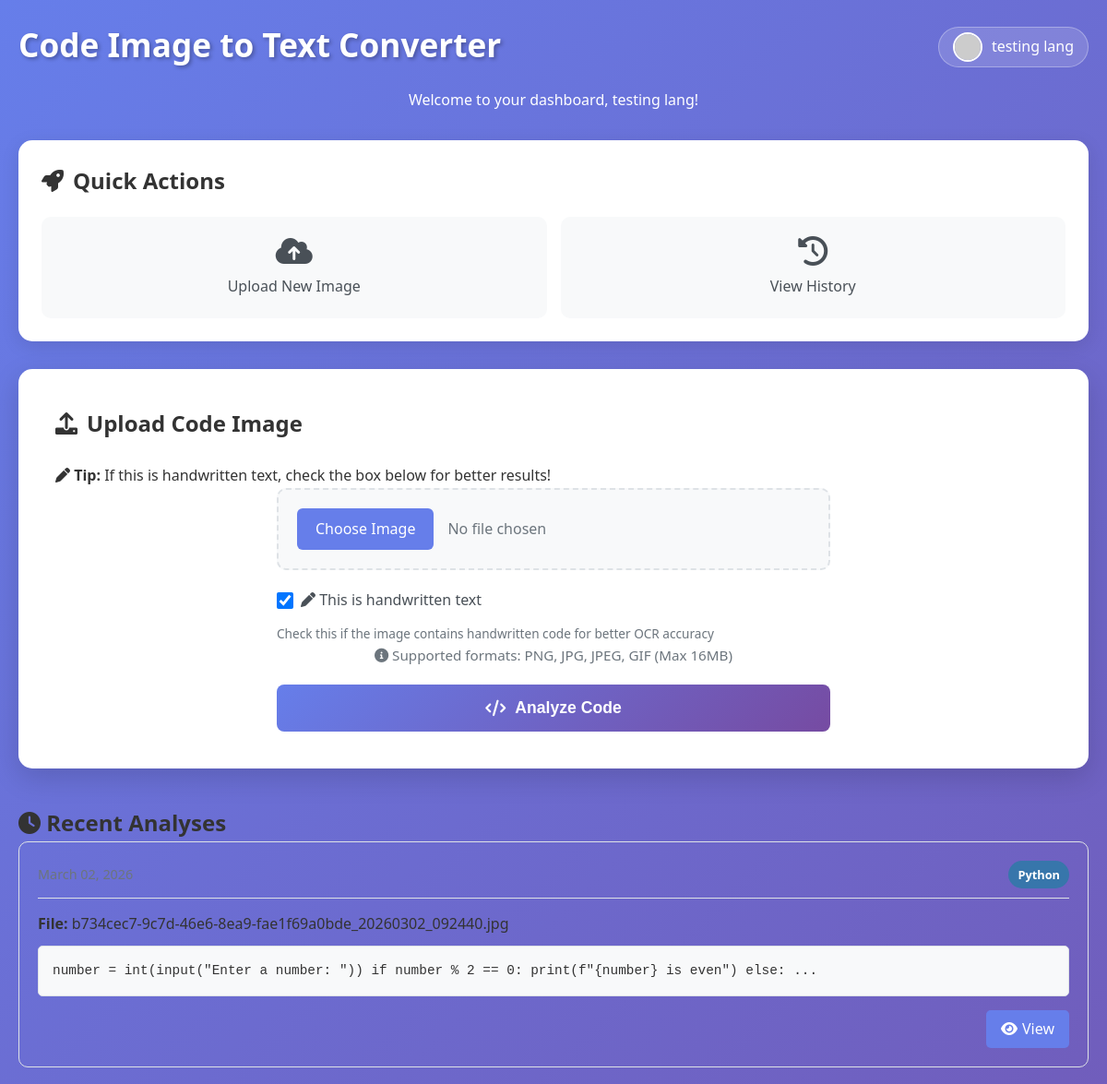
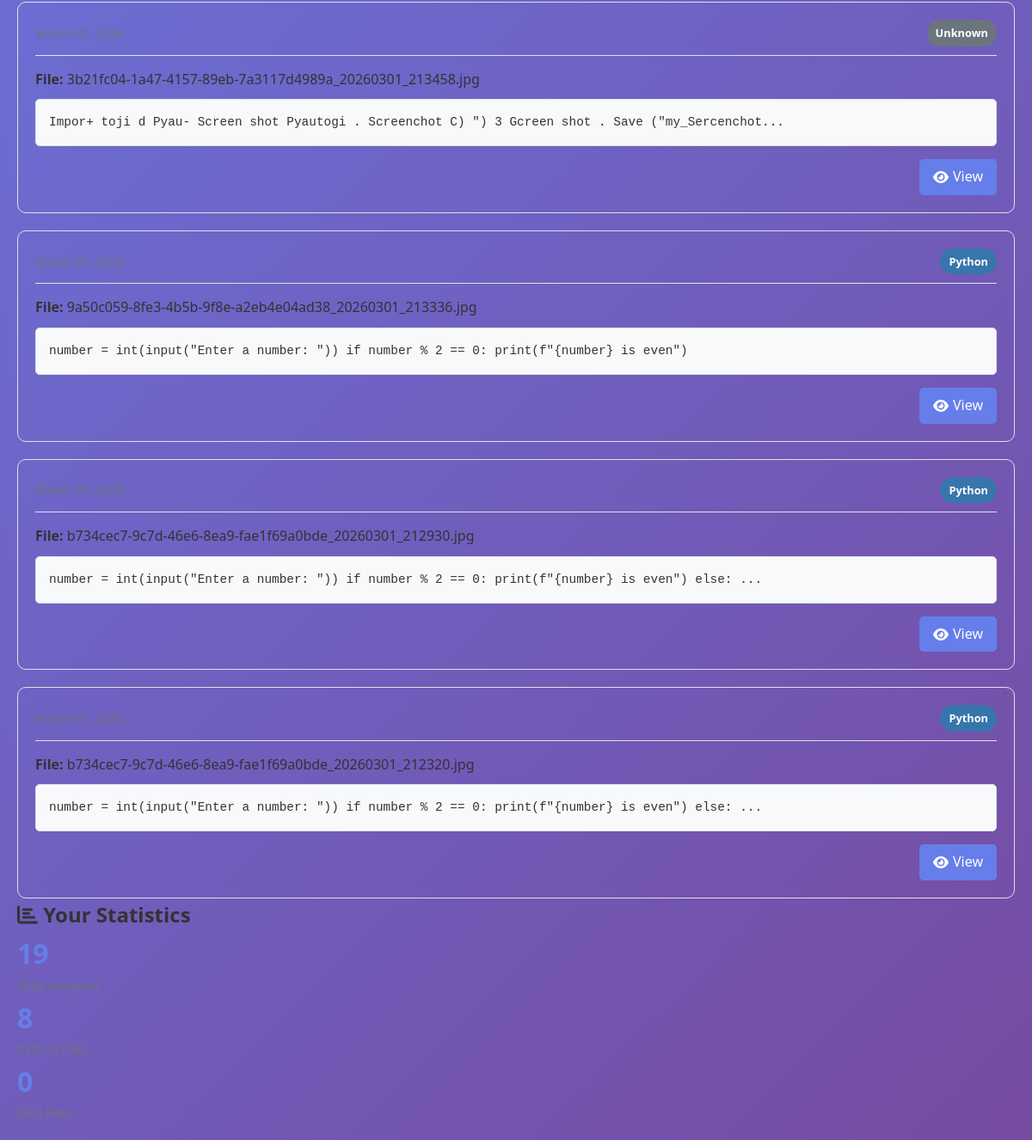
Page /dashboard (signed in) on the committed database (2 pictures, top to bottom).
### app.py (models this page shows, shortened)
class User(UserMixin, db.Model):
    id = db.Column(db.Integer, primary_key=True)
    google_id = db.Column(db.String(100), unique=True, nullable=True)
    email = db.Column(db.String(100), unique=True, nullable=False)
    username = db.Column(db.String(50), unique=True, nullable=True)
    password_hash = db.Column(db.String(200), nullable=True)
    name = db.Column(db.String(100))
    profile_pic = db.Column(db.String(200))
    auth_provider = db.Column(db.String(20), default='local')
    created_at = db.Column(db.DateTime, default=datetime.utcnow)
    last_login = db.Column(db.DateTime, default=datetime.utcnow)
    analyses = db.relationship('Analysis', backref='user', lazy=True, cascade='all, delete-orphan')

class Analysis(db.Model):
    id = db.Column(db.Integer, primary_key=True)
    user_id = db.Column(db.Integer, db.ForeignKey('user.id'), nullable=False)
    filename = db.Column(db.String(200))
    extracted_code = db.Column(db.Text)
    detected_language = db.Column(db.String(50))
    feedback = db.Column(db.Text)
    warnings = db.Column(db.Text)
    suggestions = db.Column(db.Text)
    share_token = db.Column(db.String(100), unique=True, nullable=True)
    is_public = db.Column(db.Boolean, default=False)
    created_at = db.Column(db.DateTime, default=datetime.utcnow)

### app.py (the view)
@app.route('/dashboard')
@login_required
def dashboard():
    recent_analyses = Analysis.query.filter_by(user_id=current_user.id).order_by(Analysis.created_at.desc()).limit(5).all()
    total_analyses = Analysis.query.filter_by(user_id=current_user.id).count()
    python_count = Analysis.query.filter_by(user_id=current_user.id, detected_language='Python').count()
    dart_count = Analysis.query.filter_by(user_id=current_user.id, detected_language='Dart').count()
    return render_template('dashboard.html',
                         user=current_user,
                         recent_analyses=recent_analyses,
                         total_analyses=total_analyses,
                         python_count=python_count,
                         dart_count=dart_count)

### app.py (called while the page is built)
@login_manager.user_loader
def load_user(user_id):
    return User.query.get(int(user_id))

### templates/dashboard.html (shortened to what this page needs)
<!DOCTYPE html>
<html lang="en">
<head>
    <link rel="stylesheet" href="{{ url_for('static', filename='style.css') }}">
    <link rel="stylesheet" href="https://cdnjs.cloudflare.com/ajax/libs/font-awesome/6.0.0/css/all.min.css">
</head>
<body>
    <div class="container">
        <header>
            <div class="header-top">
                <h1>Code Image to Text Converter</h1>
                <div class="user-menu">
                    <div class="user-info">
                        <img src="{{ user.profile_pic or 'https://ui-avatars.com/api/?name=' + user.username + '&size=32&background=667eea&color=fff' }}" alt="Profile" class="profile-pic">
                        <span class="user-name">{{ user.name or user.username }}</span>
                    </div>
                </div>
            </div>
            <p>Welcome to your dashboard, {{ user.name or user.username }}!</p>
        </header>
        <div class="quick-actions">
            <div class="quick-actions-card">
                <h2><i class="fas fa-rocket"></i> Quick Actions</h2>
                <div class="action-grid">
                    <a href="#upload-section" class="action-item" onclick="document.getElementById('file').click(); return false;">
                        <i class="fas fa-cloud-upload-alt"></i>
                        <span>Upload New Image</span>
                    </a>
                    <a href="{{ url_for('history') }}" class="action-item">
                        <i class="fas fa-history"></i>
                        <span>View History</span>
                    </a>
                </div>
            </div>
        </div>
        <div id="upload-section" class="upload-section">
            <h2 class="section-title">
                <i class="fas fa-upload"></i>
                Upload Code Image
            </h2>
            <div class="handwriting-tip">
                <i class="fas fa-pen"></i>
                <strong>Tip:</strong> If this is handwritten text, check the box below for better results!
            </div>
            <form action="/upload" method="post" enctype="multipart/form-data" class="upload-form">
                <div class="file-input-container">
                    <label for="file" class="file-label">
                        <span class="file-button">Choose Image</span>
                        <span class="file-name">No file chosen</span>
                    </label>
                </div>
                <div class="form-group checkbox-group">
                    <label class="checkbox-label">
                        <input type="checkbox" name="handwritten" id="handwritten" checked>
                        <span><i class="fas fa-pen"></i> This is handwritten text</span>
                    </label>
                    <small class="form-text">Check this if the image contains handwritten code for better OCR accuracy</small>
                </div>
                <div class="supported-formats">
                    <p><i class="fas fa-info-circle"></i> Supported formats: PNG, JPG, JPEG, GIF (Max 16MB)</p>
                </div>
                <button type="submit" class="submit-btn">
                    <i class="fas fa-code"></i>
                    Analyze Code
                </button>
            </form>
        </div>
        {% if recent_analyses %}
        <div class="recent-analyses">
            <h2><i class="fas fa-clock"></i> Recent Analyses</h2>
            <div class="history-list">
                {% for analysis in recent_analyses %}
                <div class="history-item">
                    <div class="history-header">
                        <span class="history-date">{{ analysis.created_at.strftime('%B %d, %Y') }}</span>
                        <span class="language-badge {{ analysis.detected_language.lower() }}">
                            {{ analysis.detected_language }}
                        </span>
                    </div>
                    <div class="history-content">
                        <div class="history-filename">
                            <strong>File:</strong> {{ analysis.filename }}
                        </div>
                        <div class="code-preview">
                            {{ analysis.extracted_code[:100] }}{% if analysis.extracted_code|length > 100 %}...{% endif %}
                        </div>
                    </div>
                    <div class="history-actions">
                        <a href="{{ url_for('view_analysis', analysis_id=analysis.id) }}" class="view-btn">
                            <i class="fas fa-eye"></i> View
                        </a>
                    </div>
                </div>
                {% endfor %}
            </div>
        </div>
        {% endif %}
        <div class="stats-section">
            <h2><i class="fas fa-chart-bar"></i> Your Statistics</h2>
            <div class="stats-grid">
                <div class="stat-card">
                    <div class="stat-value">{{ total_analyses }}</div>
                    <div class="stat-label">Total Analyses</div>
                </div>
                <div class="stat-card">
                    <div class="stat-value">{{ python_count }}</div>
                    <div class="stat-label">Python Files</div>
                </div>
                <div class="stat-card">
                    <div class="stat-value">{{ dart_count }}</div>
                    <div class="stat-label">Dart Files</div>
                </div>
            </div>
        </div>
    </div>
</body>
</html>

### rows in the picture
User: name "testing lang"
Analysis: detected_language "Python", filename "b734cec7-9c7d-46e6-8ea9-fae1f69a0bde_20260302_092440.jpg", extracted_code "number = int(input(\"Enter a number: \")) if number % 2 == 0: print(f\"{number} is even\") else:"
Analysis: detected_language "Unknown", filename "3b21fc04-1a47-4157-89eb-7a3117d4989a_20260301_213458.jpg", extracted_code "Impor+ toji d Pyau- Screen shot Pyautogi . Screenchot C) \") 3 Gcreen shot . Save (\"my_Sercenchot"
Analysis: detected_language "Python", filename "9a50c059-8fe3-4b5b-9f8e-a2eb4e04ad38_20260301_213336.jpg", extracted_code "number = int(input(\"Enter a number: \")) if number % 2 == 0: print(f\"{number} is even\")"
Analysis: detected_language "Python", filename "b734cec7-9c7d-46e6-8ea9-fae1f69a0bde_20260301_212930.jpg", extracted_code "number = int(input(\"Enter a number: \")) if number % 2 == 0: print(f\"{number} is even\") else:"
Analysis: detected_language "Python", filename "b734cec7-9c7d-46e6-8ea9-fae1f69a0bde_20260301_212320.jpg", extracted_code "number = int(input(\"Enter a number: \")) if number % 2 == 0: print(f\"{number} is even\") else:"

### other values in the picture
{{ total_analyses }} "19"
{{ python_count }} "8"
{{ dart_count }} "0"
